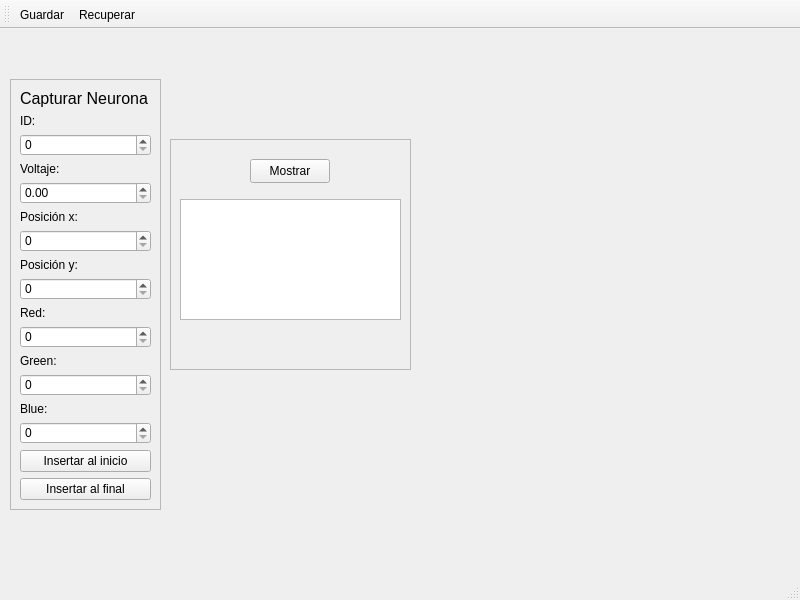
<?xml version="1.0" encoding="UTF-8"?>
<ui version="4.0">
 <class>MainWindow</class>
 <widget class="QMainWindow" name="MainWindow">
  <property name="geometry">
   <rect>
    <x>0</x>
    <y>0</y>
    <width>800</width>
    <height>600</height>
   </rect>
  </property>
  <property name="windowTitle">
   <string>MainWindow</string>
  </property>
  <widget class="QWidget" name="centralwidget">
   <widget class="QFrame" name="frame">
    <property name="geometry">
     <rect>
      <x>10</x>
      <y>50</y>
      <width>151</width>
      <height>431</height>
     </rect>
    </property>
    <property name="frameShape">
     <enum>QFrame::StyledPanel</enum>
    </property>
    <property name="frameShadow">
     <enum>QFrame::Raised</enum>
    </property>
    <layout class="QVBoxLayout" name="verticalLayout">
     <item>
      <widget class="QLabel" name="label">
       <property name="text">
        <string>&lt;html&gt;&lt;head/&gt;&lt;body&gt;&lt;p&gt;&lt;span style=&quot; font-size:12pt;&quot;&gt;Capturar Neurona&lt;/span&gt;&lt;/p&gt;&lt;/body&gt;&lt;/html&gt;</string>
       </property>
      </widget>
     </item>
     <item>
      <widget class="QLabel" name="label_2">
       <property name="text">
        <string>ID:</string>
       </property>
      </widget>
     </item>
     <item>
      <widget class="QSpinBox" name="spinBox"/>
     </item>
     <item>
      <widget class="QLabel" name="label_3">
       <property name="text">
        <string>Voltaje:</string>
       </property>
      </widget>
     </item>
     <item>
      <widget class="QDoubleSpinBox" name="doubleSpinBox"/>
     </item>
     <item>
      <widget class="QLabel" name="label_4">
       <property name="text">
        <string>Posición x:</string>
       </property>
      </widget>
     </item>
     <item>
      <widget class="QSpinBox" name="spinBox_2"/>
     </item>
     <item>
      <widget class="QLabel" name="label_6">
       <property name="text">
        <string>Posición y:</string>
       </property>
      </widget>
     </item>
     <item>
      <widget class="QSpinBox" name="spinBox_3"/>
     </item>
     <item>
      <widget class="QLabel" name="label_5">
       <property name="text">
        <string>Red:</string>
       </property>
      </widget>
     </item>
     <item>
      <widget class="QSpinBox" name="spinBox_4"/>
     </item>
     <item>
      <widget class="QLabel" name="label_7">
       <property name="text">
        <string>Green:</string>
       </property>
      </widget>
     </item>
     <item>
      <widget class="QSpinBox" name="spinBox_5"/>
     </item>
     <item>
      <widget class="QLabel" name="label_8">
       <property name="text">
        <string>Blue:</string>
       </property>
      </widget>
     </item>
     <item>
      <widget class="QSpinBox" name="spinBox_6"/>
     </item>
     <item>
      <widget class="QPushButton" name="pushButton_2">
       <property name="text">
        <string>Insertar al inicio</string>
       </property>
      </widget>
     </item>
     <item>
      <widget class="QPushButton" name="pushButton_3">
       <property name="text">
        <string>Insertar al final</string>
       </property>
      </widget>
     </item>
    </layout>
   </widget>
   <widget class="QFrame" name="frame_2">
    <property name="geometry">
     <rect>
      <x>170</x>
      <y>110</y>
      <width>241</width>
      <height>231</height>
     </rect>
    </property>
    <property name="frameShape">
     <enum>QFrame::StyledPanel</enum>
    </property>
    <property name="frameShadow">
     <enum>QFrame::Raised</enum>
    </property>
    <widget class="QPlainTextEdit" name="plainTextEdit">
     <property name="geometry">
      <rect>
       <x>10</x>
       <y>60</y>
       <width>221</width>
       <height>121</height>
      </rect>
     </property>
    </widget>
    <widget class="QPushButton" name="pushButton">
     <property name="geometry">
      <rect>
       <x>80</x>
       <y>20</y>
       <width>80</width>
       <height>24</height>
      </rect>
     </property>
     <property name="text">
      <string>Mostrar</string>
     </property>
    </widget>
   </widget>
  </widget>
  <widget class="QStatusBar" name="statusbar"/>
  <widget class="QToolBar" name="toolBar">
   <property name="acceptDrops">
    <bool>false</bool>
   </property>
   <property name="windowTitle">
    <string>toolBar</string>
   </property>
   <property name="toolTip">
    <string/>
   </property>
   <attribute name="toolBarArea">
    <enum>TopToolBarArea</enum>
   </attribute>
   <attribute name="toolBarBreak">
    <bool>false</bool>
   </attribute>
   <addaction name="actionGuardar"/>
   <addaction name="actionRecuperar"/>
  </widget>
  <action name="actionGuardar">
   <property name="checkable">
    <bool>true</bool>
   </property>
   <property name="icon">
    <iconset theme="document-save"/>
   </property>
   <property name="text">
    <string>Guardar</string>
   </property>
  </action>
  <action name="actionRecuperar">
   <property name="text">
    <string>Recuperar</string>
   </property>
  </action>
 </widget>
 <resources/>
 <connections>
  <connection>
   <sender>pushButton</sender>
   <signal>clicked()</signal>
   <receiver>plainTextEdit</receiver>
   <slot>update()</slot>
   <hints>
    <hint type="sourcelabel">
     <x>269</x>
     <y>164</y>
    </hint>
    <hint type="destinationlabel">
     <x>360</x>
     <y>271</y>
    </hint>
   </hints>
  </connection>
 </connections>
</ui>
